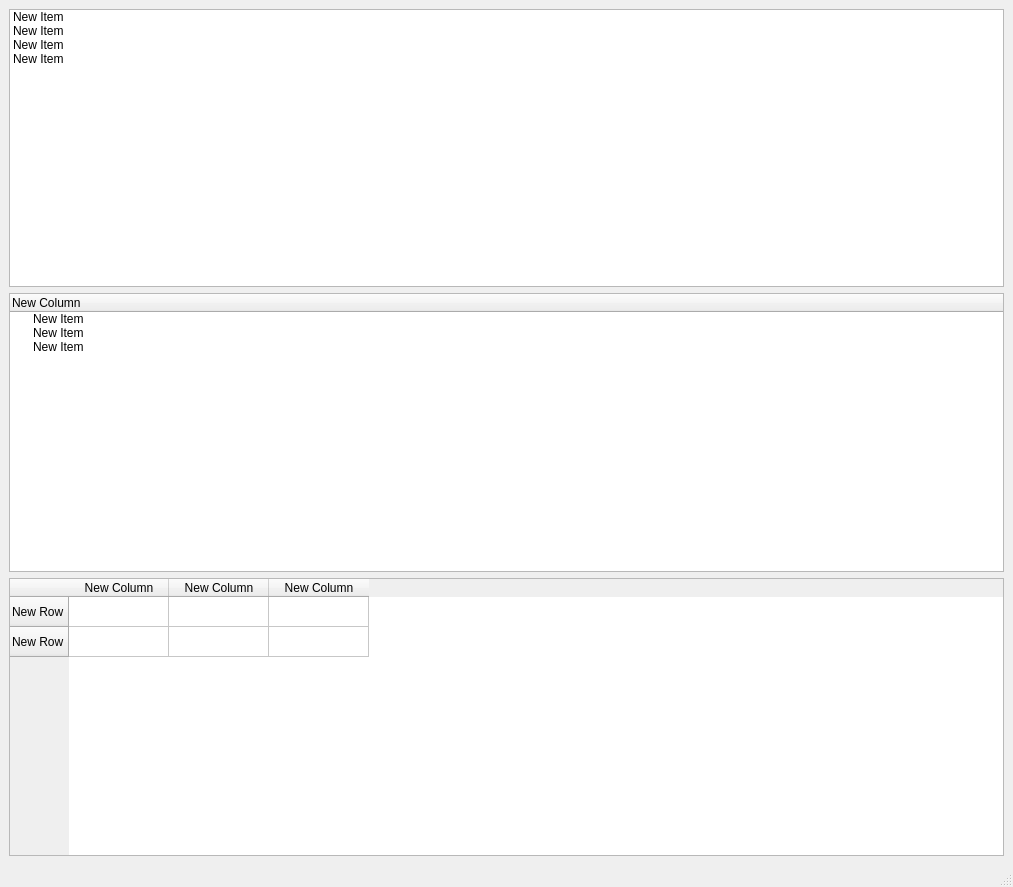
<?xml version="1.0" encoding="UTF-8"?>
<ui version="4.0">
 <class>MainWindow</class>
 <widget class="QMainWindow" name="MainWindow">
  <property name="geometry">
   <rect>
    <x>0</x>
    <y>0</y>
    <width>1013</width>
    <height>887</height>
   </rect>
  </property>
  <property name="windowTitle">
   <string>MainWindow</string>
  </property>
  <widget class="QWidget" name="centralwidget">
   <layout class="QVBoxLayout" name="verticalLayout">
    <item>
     <widget class="QListWidget" name="listWidget">
      <item>
       <property name="text">
        <string>New Item</string>
       </property>
      </item>
      <item>
       <property name="text">
        <string>New Item</string>
       </property>
      </item>
      <item>
       <property name="text">
        <string>New Item</string>
       </property>
      </item>
      <item>
       <property name="text">
        <string>New Item</string>
       </property>
      </item>
     </widget>
    </item>
    <item>
     <widget class="QTreeWidget" name="treeWidget">
      <column>
       <property name="text">
        <string>New Column</string>
       </property>
      </column>
      <item>
       <property name="text">
        <string>New Item</string>
       </property>
      </item>
      <item>
       <property name="text">
        <string>New Item</string>
       </property>
      </item>
      <item>
       <property name="text">
        <string>New Item</string>
       </property>
      </item>
     </widget>
    </item>
    <item>
     <widget class="QTableWidget" name="tableWidget">
      <row>
       <property name="text">
        <string>New Row</string>
       </property>
      </row>
      <row>
       <property name="text">
        <string>New Row</string>
       </property>
      </row>
      <column>
       <property name="text">
        <string>New Column</string>
       </property>
      </column>
      <column>
       <property name="text">
        <string>New Column</string>
       </property>
      </column>
      <column>
       <property name="text">
        <string>New Column</string>
       </property>
      </column>
     </widget>
    </item>
   </layout>
  </widget>
  <widget class="QMenuBar" name="menubar">
   <property name="geometry">
    <rect>
     <x>0</x>
     <y>0</y>
     <width>1013</width>
     <height>39</height>
    </rect>
   </property>
  </widget>
  <widget class="QStatusBar" name="statusbar"/>
 </widget>
 <resources/>
 <connections/>
</ui>
